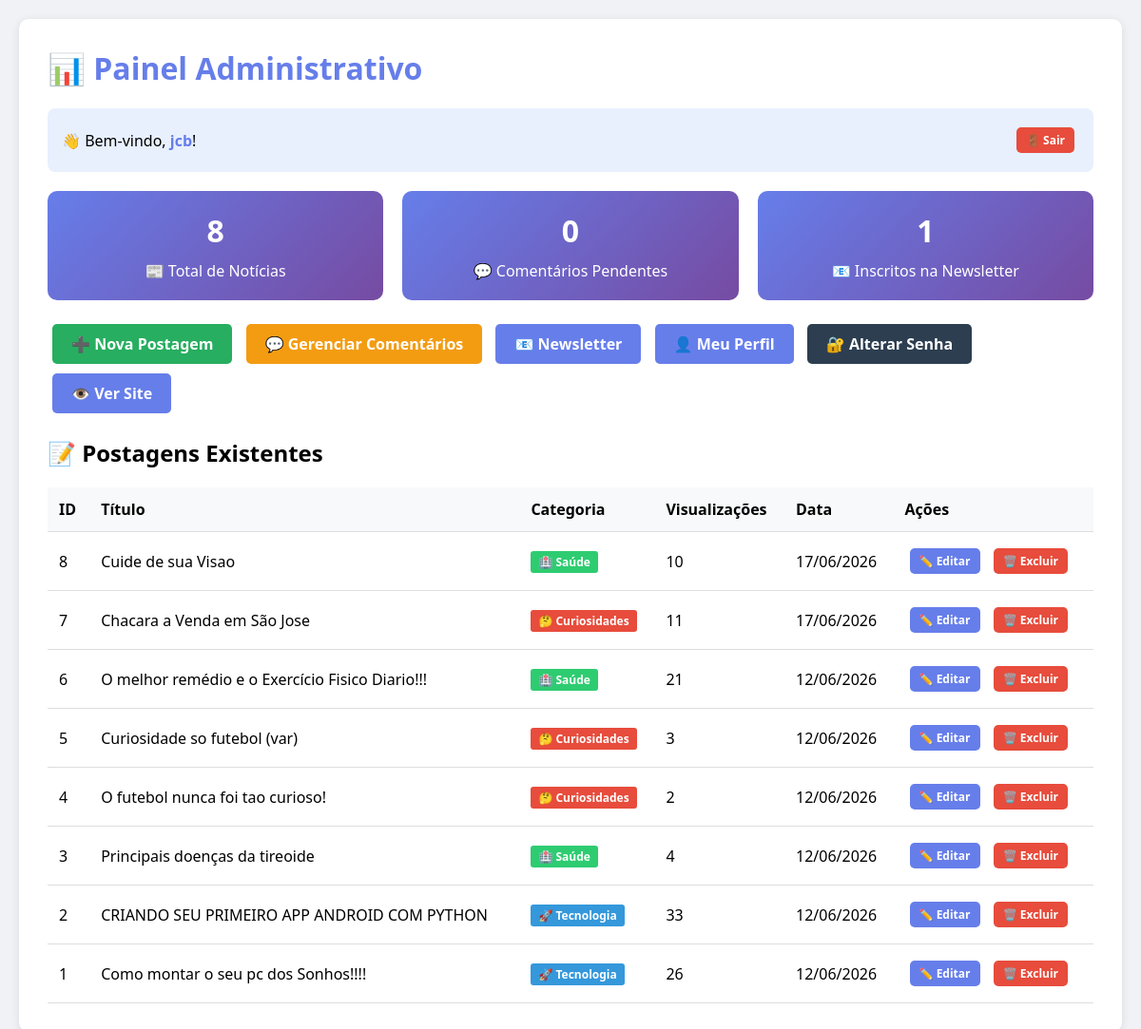
Page /admin (signed in) on the earlier database version.
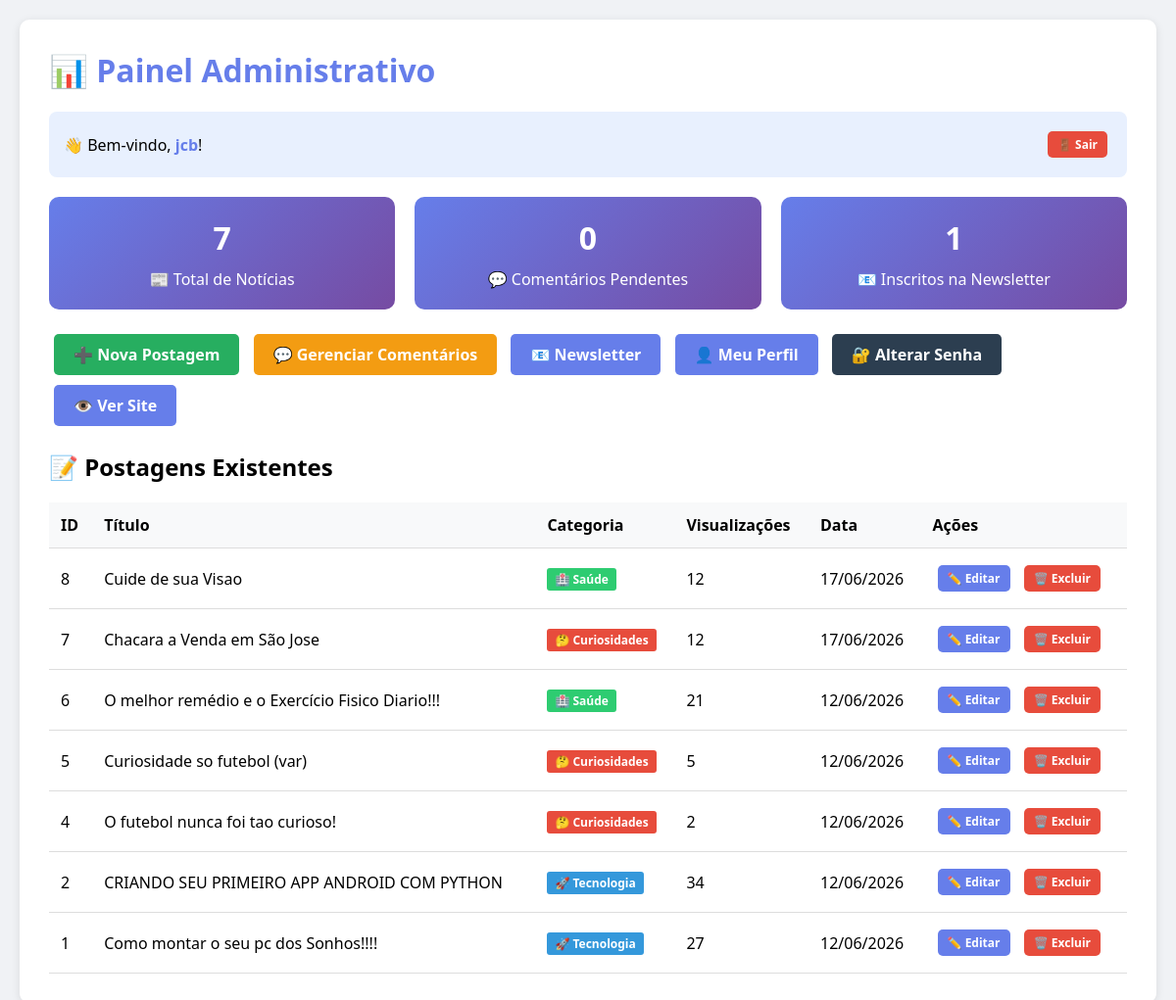
Same page on the later database version.
### app.py (models this page shows)
class Noticia(db.Model):
    id = db.Column(db.Integer, primary_key=True)
    titulo = db.Column(db.String(200), nullable=False)
    conteudo = db.Column(db.Text, nullable=False)
    categoria = db.Column(db.String(50), nullable=False)  # 'tecnologia', 'saude', 'curiosidades'
    imagem = db.Column(db.String(200), nullable=True)
    video_url = db.Column(db.String(200), nullable=True)
    visualizacoes = db.Column(db.Integer, default=0)
    data_publicacao = db.Column(db.DateTime, default=datetime.utcnow)

### app.py (the view)
@app.route('/admin')
def admin_panel():
    if not session.get('logged_in'):
        return redirect(url_for('login'))
    noticias = Noticia.query.order_by(Noticia.data_publicacao.desc()).all()
    comentarios_pendentes = Comentario.query.filter_by(aprovado=False).count()
    inscritos_count = Inscrito.query.filter_by(ativo=True).count()
    return render_template('admin.html', noticias=noticias,
                           comentarios_pendentes=comentarios_pendentes,
                           inscritos_count=inscritos_count)

### app.py (called while the page is built)
@app.context_processor
def utility_processor():
    return dict(converter_link_youtube=converter_link_youtube)

### templates/admin.html (shortened to what this page needs)
<!DOCTYPE html>
<html lang="pt-br">
<head>
</head>
<body>
    <div class="container">
        <h1>📊 Painel Administrativo</h1>
        <div class="user-info">
            <div>👋 Bem-vindo, <span class="user-name">{{ session.username }}</span>!</div>
            <div>
                <a href="/logout" class="btn btn-danger" style="padding: 5px 10px; font-size: 12px;">🚪 Sair</a>
            </div>
        </div>
        <div class="stats">
            <div class="stat-card">
                <h3>{{ noticias|length }}</h3>
                <p>📰 Total de Notícias</p>
            </div>
            <div class="stat-card">
                <h3>{{ comentarios_pendentes }}</h3>
                <p>💬 Comentários Pendentes</p>
            </div>
            <div class="stat-card">
                <h3>{{ inscritos_count }}</h3>
                <p>📧 Inscritos na Newsletter</p>
            </div>
        </div>
        <div style="margin: 20px 0;">
            <a href="/admin/nova" class="btn btn-success">➕ Nova Postagem</a>
            <a href="/admin/comentarios" class="btn btn-warning">💬 Gerenciar Comentários</a>
            <a href="/admin/newsletter" class="btn">📧 Newsletter</a>
            <a href="/admin/perfil" class="btn" style="background: #f39c12;">👤 Meu Perfil</a>
            <a href="/admin/alterar-senha" class="btn btn-dark" style="background: #e74c3c;">🔐 Alterar Senha</a>
            <a href="/" class="btn">👁️ Ver Site</a>
        </div>
        <h2>📝 Postagens Existentes</h2>
        <table>
            <thead>
                <tr><th>ID</th><th>Título</th><th>Categoria</th><th>Visualizações</th><th>Data</th><th>Ações</th></tr>
            </thead>
            <tbody>
                {% for noticia in noticias %}
                <tr>
                    <td>{{ noticia.id }}</td>
                    <td>{{ noticia.titulo }}</td>
                    <td>
                        <span class="categoria-badge
                            {% if noticia.categoria == 'tecnologia' %}tech
                            {% elif noticia.categoria == 'saude' %}saude
                            {% else %}curiosidades{% endif %}">
                            {% if noticia.categoria == 'tecnologia' %}🚀 Tecnologia
                            {% elif noticia.categoria == 'saude' %}🏥 Saúde
                            {% else %}🤔 Curiosidades{% endif %}
                        </span>
                    </td>
                    <td>{{ noticia.visualizacoes }}</td>
                    <td>{{ noticia.data_publicacao.strftime('%d/%m/%Y') }}</td>
                    <td>
                        <a href="/admin/editar/{{ noticia.id }}" class="btn" style="padding: 5px 10px; font-size: 12px;">✏️ Editar</a>
                        <a href="/admin/excluir/{{ noticia.id }}" class="btn btn-danger" style="padding: 5px 10px; font-size: 12px;" onclick="return confirm('Tem certeza?')">🗑️ Excluir</a>
                    </td>
                </tr>
                {% endfor %}
            </tbody>
        </table>
    </div>
</body>
</html>

### templates/admin.html (style rules this page uses)
body { font-family: 'Segoe UI', Tahoma, Geneva, Verdana, sans-serif; background: #f0f2f5; margin: 0; padding: 20px; }
.container { max-width: 1200px; margin: 0 auto; background: white; border-radius: 10px; padding: 30px; box-shadow: 0 2px 10px rgba(0,0,0,0.1); }
h1 { color: #667eea; margin-top: 0; }
.stats { display: grid; grid-template-columns: repeat(auto-fit, minmax(200px, 1fr)); gap: 20px; margin: 20px 0; }
.stat-card { background: linear-gradient(135deg, #667eea, #764ba2); color: white; padding: 20px; border-radius: 10px; text-align: center; }
.stat-card h3 { font-size: 32px; margin: 0; }
.stat-card p { margin: 10px 0 0; }
.btn { display: inline-block; padding: 10px 20px; background: #667eea !important; color: #ffffff !important; text-decoration: none; border-radius: 5px; margin: 5px; border: none; cursor: pointer; font-weight: bold; }
.btn-danger { background: #e74c3c !important; color: #ffffff !important; }
.btn-success { background: #27ae60 !important; color: #ffffff !important; }
.btn-warning { background: #f39c12 !important; color: #ffffff !important; }
.btn-dark { background: #2c3e50 !important; color: #ffffff !important; }
table { width: 100%; border-collapse: collapse; margin-top: 20px; }
th, td { padding: 12px; text-align: left; border-bottom: 1px solid #ddd; }
th { background: #f8f9fa; }
.categoria-badge { display: inline-block; padding: 3px 8px; border-radius: 3px; font-size: 12px; font-weight: bold; }
.tech { background: #3498db; color: white; }
.saude { background: #2ecc71; color: white; }
.curiosidades { background: #e74c3c; color: white; }
.user-info { background: #e8f0fe; padding: 15px; border-radius: 8px; margin-bottom: 20px; display: flex; justify-content: space-between; align-items: center; flex-wrap: wrap; }
.user-name { font-weight: bold; color: #667eea; }

Differences in the rows shown:
removed Noticia: id "3", titulo "Principais doenças da tireoide", categoria "🏥 Saúde", visualizacoes "4", data_publicacao "12/06/2026"
changed Noticia "Cuide de sua Visao": visualizacoes "10" → "12"
changed Noticia "Chacara a Venda em São Jose": visualizacoes "11" → "12"
changed Noticia "Curiosidade so futebol (var)": visualizacoes "3" → "5"
changed Noticia "CRIANDO SEU PRIMEIRO APP ANDROID COM PYTHON": visualizacoes "33" → "34"
changed Noticia "Como montar o seu pc dos Sonhos!!!!": visualizacoes "26" → "27"
Other differences:
{{ noticias|length }}: "8" → "7"
